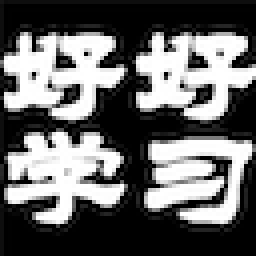
#> input picture 基于人类视觉特性的离散小波变换/好好学习.png, 64 x 64 px (shown 4 times larger)
$ python '置乱.py'
#> lines starting #> are read from the running program, lines starting #| are printed output that depends on the picture; after the words box and inside, x2 and y2 are one past the last pixel; in counts of white or black regions, pixels touching at a corner belong together
#!/usr/bin/env python3
# -*- coding: utf-8 -*-
"""
@author: shielding
"""

import numpy as np
from skimage import data, io, color
# import matplotlib.pyplot as plt


im_data = np.zeros([64,64],dtype=float)#所使用的图片的大小为400*400
img = io.imread('好好学习.png') #将图片读成rgb的numpy array格式
#> img is the input picture: shape (64, 64, 4); mean R, G, B, A 103, 103, 103, 255
# img = data.astronaut()
# print("the picture's shape: ",img.shape)
# print(img)
img = color.rgb2gray(img)
#> img: shape (64, 64) float64


for y in range(64):
    for x in range(64):
        # [4 lines of commented-out code are left out]
        if img[y][x]>0.4:
            img[y][x]=255 # 白
        else:
            img[y][x]=0 # 黑
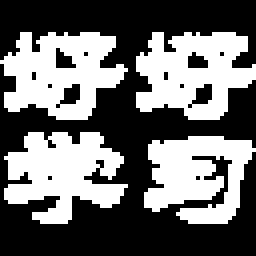
#> img: shape (64, 64) float64 (shown 4 times larger); 42.5% white; 4 white regions, box (x1, y1, x2, y2) and area: (1, 33, 32, 56) 448, (0, 8, 32, 30) 444, (34, 8, 64, 30) 440, (36, 34, 64, 56) 408


# print(img)
im_uint8 = np.array(img,dtype=np.uint8)
io.imsave("好好学习-二值化.jpg",im_uint8)
# print(img.shape)

a = 1
b = 1
N = 64
for i in range(1,37):
    for y in range(64):
        for x in range(64):
            xx = (x+b*y)%N
            yy = ((a*x)+(a*b+1)*y)%N
             # print(img[y][x])
            im_data[yy][xx] = img[y][x]
    im_uint8 = np.array(im_data,dtype=np.uint8)
    img = im_uint8
    # [5 lines of commented-out code are left out]
im_uint8 = np.array(im_data,dtype=np.uint8)
io.imsave("好好学习-置乱.jpg",im_uint8)
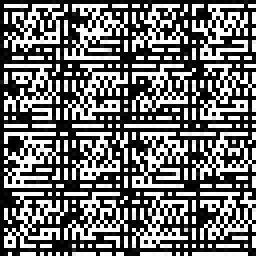
#> saved as 好好学习-置乱.jpg: shape (64, 64) (shown 4 times larger); min 0, max 255, mean 109.1
# [5 lines of commented-out code are left out]

$ run again, with 基于人类视觉特性的离散小波变换/0.png copied over 基于人类视觉特性的离散小波变换/好好学习.png
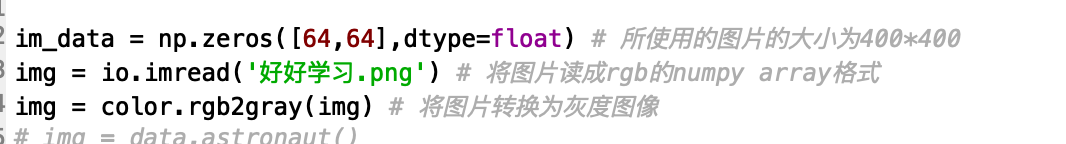
#> input picture 基于人类视觉特性的离散小波变换/0.png, 1066 x 144 px
#> img is the input picture: shape (144, 1066, 4); mean R, G, B, A 237.2, 237.7, 236.8, 255
#> after the loop `for y in range(64):`:
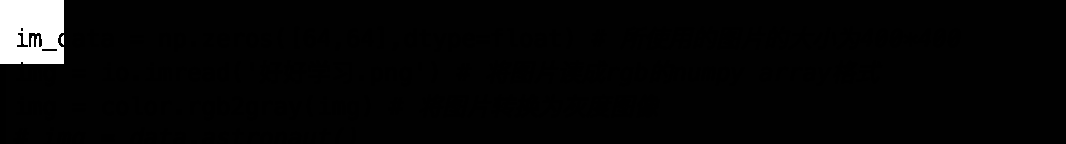
#> img: shape (144, 1066) float64; min 0, max 255, mean 7.3
#> `io.imsave("好好学习-置乱.jpg",im_uint8)`:
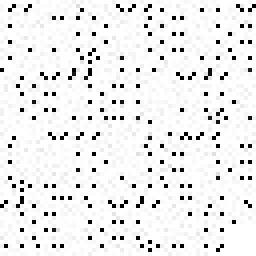
#> saved as 好好学习-置乱.jpg: shape (64, 64) (shown 4 times larger); min 0, max 255, mean 236.3

$ run again, with 基于人类视觉特性的离散小波变换/1.png copied over 基于人类视觉特性的离散小波变换/好好学习.png
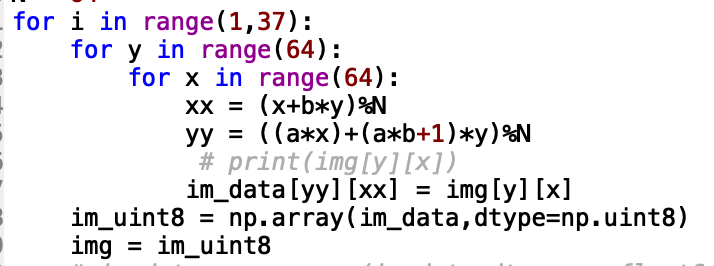
#> input picture 基于人类视觉特性的离散小波变换/1.png, 714 x 266 px
#> img is the input picture: shape (266, 714, 4); mean R, G, B, A 237.1, 235.4, 238.1, 255
#> after the loop `for y in range(64):`:
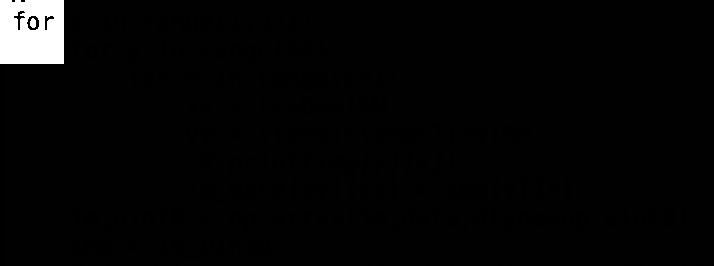
#> img: shape (266, 714) float64; min 0, max 255, mean 6.1
#> `io.imsave("好好学习-置乱.jpg",im_uint8)`:
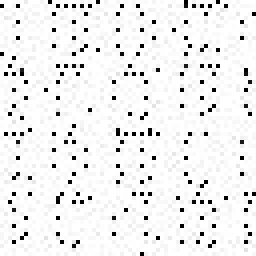
#> saved as 好好学习-置乱.jpg: shape (64, 64) (shown 4 times larger); min 0, max 255, mean 238.3

$ run again, with 基于人类视觉特性的离散小波变换/2.png copied over 基于人类视觉特性的离散小波变换/好好学习.png
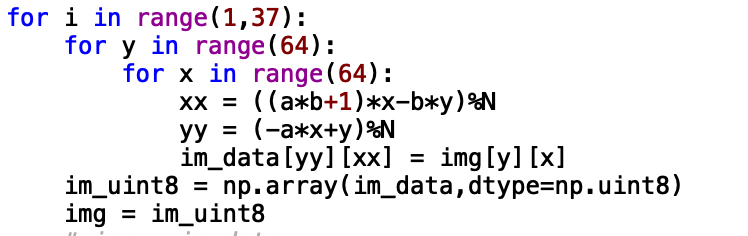
#> input picture 基于人类视觉特性的离散小波变换/2.png, 748 x 236 px
#> img is the input picture: shape (236, 748, 4); mean R, G, B, A 236.9, 235.1, 238, 255
#> after the loop `for y in range(64):`:
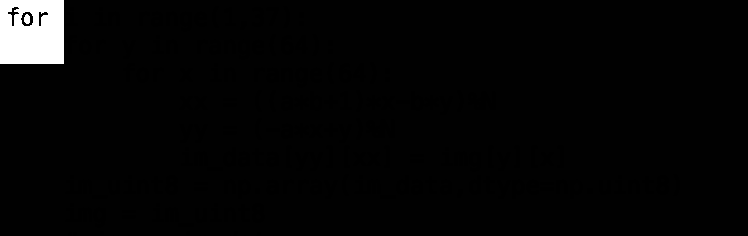
#> img: shape (236, 748) float64; min 0, max 255, mean 6.5
#> `io.imsave("好好学习-置乱.jpg",im_uint8)`:
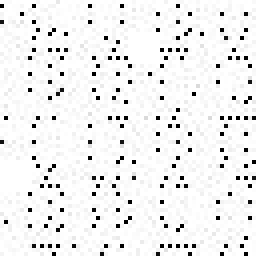
#> saved as 好好学习-置乱.jpg: shape (64, 64) (shown 4 times larger); min 0, max 255, mean 239.4
